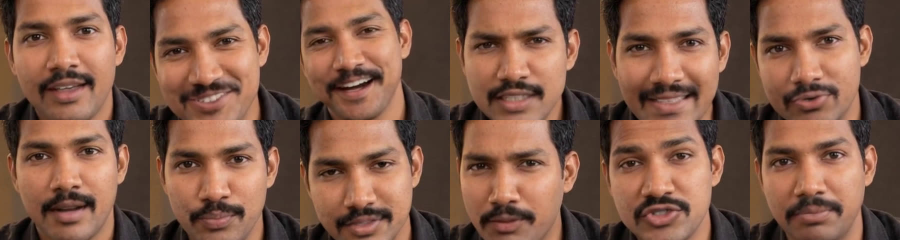
#> input picture projects/ai-presenter/review/lipsync_test_mouths.jpg, 1800 x 480 px (shown at 1/2 size)
$ python thumb_feed.py ../projects/ai-presenter/review/lipsync_test_mouths.jpg --out out.png
#> lines starting #> are read from the running program, lines starting #| are printed output that depends on the picture
#!/usr/bin/env python3
"""See thumbnails the way viewers do before choosing one (PLAYBOOK §13b).

Draws (1) a YouTube mobile home feed in dark mode, 1080 px wide (a phone at 3x), each thumbnail full width with the
duration badge bottom right, channel avatar, two-line title and meta line; and (2) the small "Up next" size, 168x94
thumbnails with their titles beside them, which is where most suggested-video clicks happen. Both images go to --out.

  python3 scripts/thumb_feed.py --out qa/feed --duration 11:09 \
      "youtube/thumbnail_g.jpg::India Has the Sand. So Why Do Its Magnets Come From China?" \
      "youtube/thumbnail_h.jpg::India Has the Sand. So Why Do Its Magnets Come From China?"
Each argument is IMAGE::TITLE. Order is kept, so put rivals or older thumbnails between candidates to judge contrast.
"""
import argparse
import textwrap
from pathlib import Path

from PIL import Image, ImageDraw, ImageFont

FONT = "/usr/share/fonts/opentype/inter/Inter-SemiBold.otf"
FONT_B = "/usr/share/fonts/opentype/inter/Inter-Bold.otf"
BG, FG, SUB = (15, 15, 15), (241, 241, 241), (170, 170, 170)


def font(path, size):
    try:
        return ImageFont.truetype(path, size)
    except OSError:
        return ImageFont.truetype("/usr/share/fonts/truetype/dejavu/DejaVuSans.ttf", size)


def badge(d, x1, y1, text, f):
    w = d.textlength(text, font=f) + 18
    d.rounded_rectangle((x1 - w, y1 - 40, x1, y1), 6, fill=(0, 0, 0, 210))
    d.text((x1 - w + 9, y1 - 37), text, font=f, fill=(255, 255, 255))


def feed(items, duration, channel):
#> called with duration = '10:00', channel = 'Be Practical with Kishore'
    W, TH = 1080, 608
    f_t, f_m, f_b = font(FONT, 40), font(FONT, 31), font(FONT_B, 28)
    rows = []
    for img, title in items:
        tile = Image.new("RGB", (W, TH + 230), BG)
#> tile: PIL image 1080x838 RGB; every value is 15
        tile.paste(Image.open(img).convert("RGB").resize((W, TH), Image.LANCZOS), (0, 0))
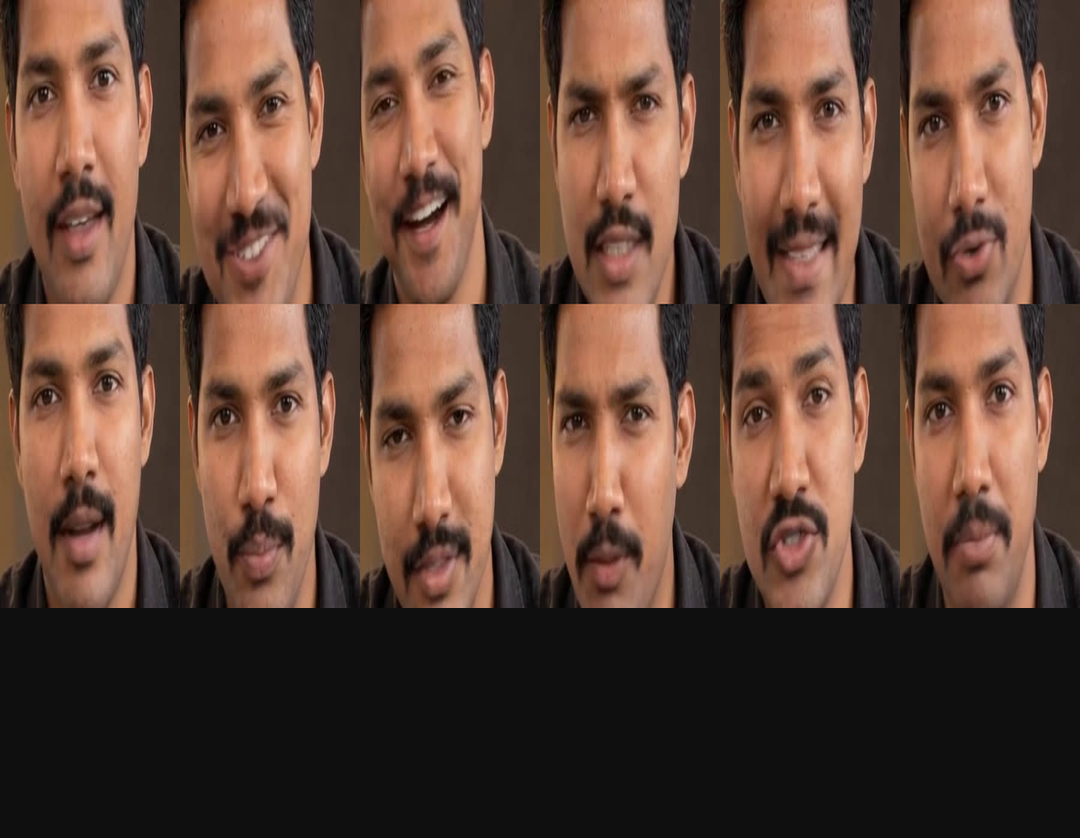
#> tile: PIL image 1080x838 RGB; mean R, G, B 97.2, 69.2, 56.4
        d = ImageDraw.Draw(tile, "RGBA")
        badge(d, W - 18, TH - 18, duration, f_b)
        d.ellipse((30, TH + 34, 120, TH + 124), fill=(40, 56, 90))
        d.text((52, TH + 58), "BE", font=font(FONT_B, 34), fill=(255, 210, 60))
        lines = textwrap.wrap(title, 42)[:2]
        for i, line in enumerate(lines):
            d.text((150, TH + 30 + i * 52), line, font=f_t, fill=FG)
        d.text((150, TH + 40 + len(lines) * 52), f"{channel} · 1.2K views · 2 hours ago", font=f_m, fill=SUB)
        rows.append(tile)
    out = Image.new("RGB", (W, sum(r.height for r in rows)), BG)
    y = 0
    for r in rows:
        out.paste(r, (0, y)); y += r.height
#> this loop made 1 pass
#> y on pass 1: 838
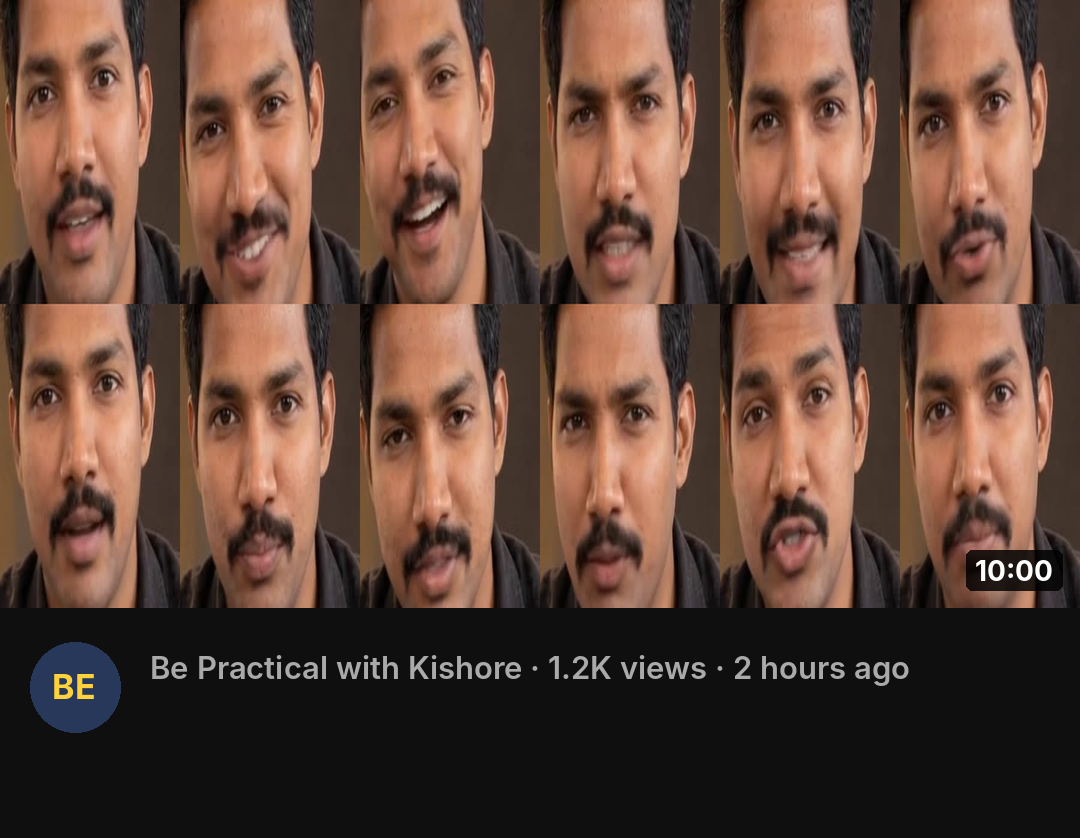
#> out: PIL image 1080x838 RGB; mean R, G, B 98.2, 70.5, 57.8
#> after the loop, y = 838
    return out


def small(items, duration, channel):
#> called with duration = '10:00', channel = 'Be Practical with Kishore'
    tw, th, W = 168, 94, 560
    f_t, f_m, f_b = font(FONT, 15), font(FONT, 13), font(FONT_B, 11)
    out = Image.new("RGB", (W, (th + 16) * len(items) + 16), BG)
#> out: PIL image 560x126 RGB; every value is 15
    d = ImageDraw.Draw(out, "RGBA")
    for i, (img, title) in enumerate(items):
        y = 16 + i * (th + 16)
#> y = 16
        out.paste(Image.open(img).convert("RGB").resize((tw, th), Image.LANCZOS), (12, y))
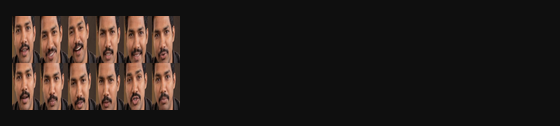
#> out: PIL image 560x126 RGB; mean R, G, B 40.4, 31.7, 27.8
        w = d.textlength(duration, font=f_b) + 8
#> w = 38.69
        d.rounded_rectangle((12 + tw - 4 - w, y + th - 18, 12 + tw - 4, y + th - 4), 3, fill=(0, 0, 0, 210))
        d.text((12 + tw - w, y + th - 17), duration, font=f_b, fill=(255, 255, 255))
        for j, line in enumerate(textwrap.wrap(title, 40)[:2]):
            d.text((192, y + 2 + j * 19), line, font=f_t, fill=FG)
#> this loop made 0 passes
        d.text((192, y + 44), channel, font=f_m, fill=SUB)
    return out.resize((W * 2, out.height * 2), Image.NEAREST)   # 2x so it can be read on a phone screen
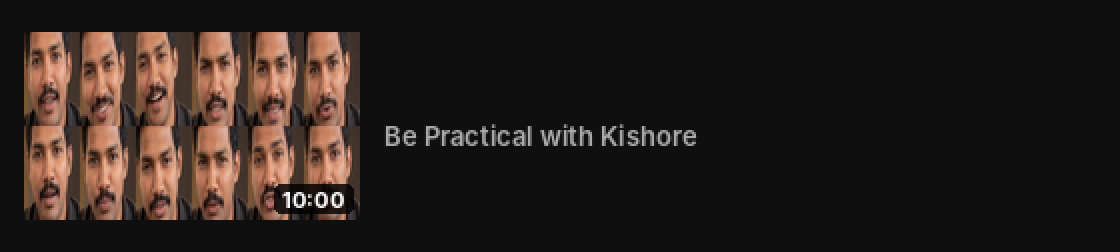
#> returned value: PIL image 1120x252 RGB; mean R, G, B 41.2, 32.8, 28.9


def main():
    ap = argparse.ArgumentParser(description=__doc__, formatter_class=argparse.RawDescriptionHelpFormatter)
    ap.add_argument("items", nargs="+", help="IMAGE::TITLE")
    ap.add_argument("--out", required=True)
    ap.add_argument("--duration", default="10:00")
    ap.add_argument("--channel", default="Be Practical with Kishore")
    a = ap.parse_args()
    items = [tuple(x.split("::", 1)) if "::" in x else (x, "") for x in a.items]
    out = Path(a.out); out.mkdir(parents=True, exist_ok=True)
    feed(items, a.duration, a.channel).save(out / "feed_mobile.jpg", quality=90)
    small(items, a.duration, a.channel).save(out / "feed_small.png")
    print("wrote", out / "feed_mobile.jpg", out / "feed_small.png")


if __name__ == "__main__":
    main()
